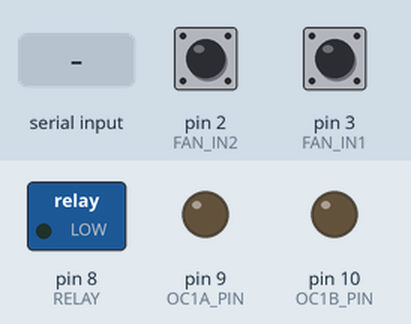
Bench run of a sketch on a simulated Arduino Uno, built with avr-gcc and run on an emulated ATmega328P. Parts: switched loads named in the sketch (green lamp = pin HIGH), output pins drawn as LEDs (lit = HIGH). Inputs (shaded band) come from the test bench; at power-on: pin 2 (FAN_IN2) HIGH, pin 3 (FAN_IN1) HIGH. What the sketch prints to the serial monitor is not drawn.

Above: at 7.2 s.
7.3 s: "<90,45,200>" received over Serial
At 8.5 s:
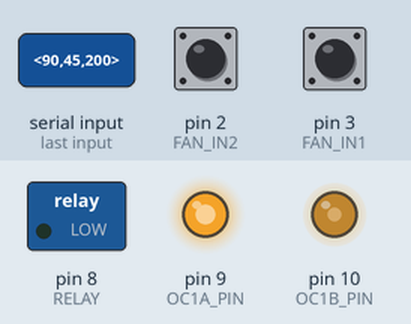
8.8 s: "<30,150>" received over Serial
At 9.7 s:
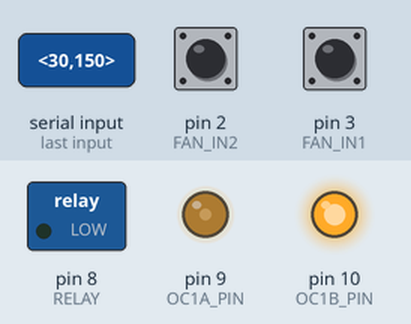
10.3 s: "<1>" received over Serial
At 10.7 s:
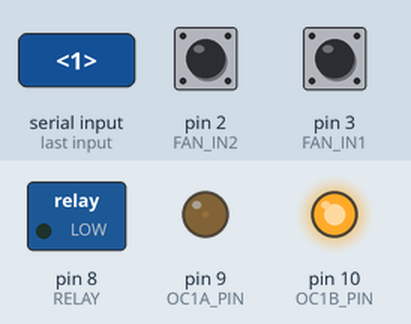
11.8 s: "<90>" received over Serial
At 13.0 s:
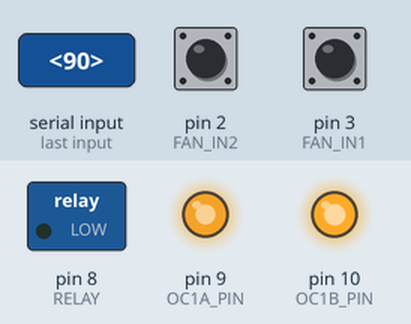
13.3 s: "<200>" received over Serial
At 14.2 s:
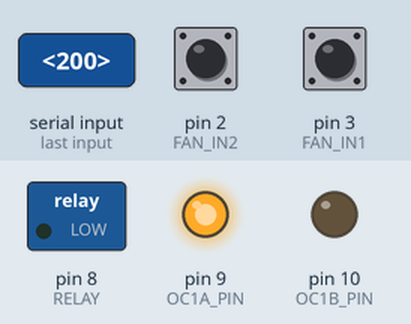
14.8 s: "<30,150,10>" received over Serial
At 15.4 s:
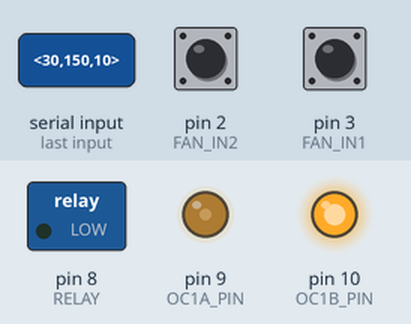
Timing chart, 0 to 17.3 s (numbered marks = the images above; inputs shaded):
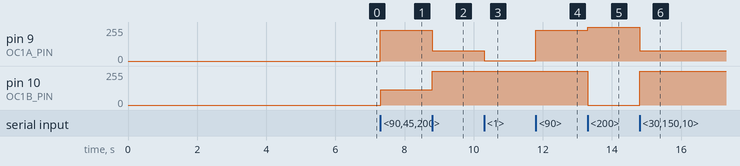

Measured:
- after the input at 7.3 s, pin 9 (OC1A_PIN): 0/255 → 230/255 at once; pin 10 (OC1B_PIN): 0/255 → 115/255 at once
- after the input at 8.8 s, pin 9 (OC1A_PIN): 230/255 → 77/255 at once; pin 10 (OC1B_PIN): 115/255 → 255/255 at once
- after the input at 10.3 s, pin 9 (OC1A_PIN): 77/255 → 2/255 at once
- after the input at 11.8 s, pin 9 (OC1A_PIN): 2/255 → 230/255 at once
- after the input at 13.3 s, pin 9 (OC1A_PIN): 230/255 → 255/255 at once; pin 10 (OC1B_PIN): 255/255 → 0/255 at once
- after the input at 14.8 s, pin 9 (OC1A_PIN): 255/255 → 77/255 at once; pin 10 (OC1B_PIN): 0/255 → 255/255 at once

The sketch:

Code_v4.ino
```cpp
// # Target project >>
// # Flow with Application Fan control with Python
// # Example:
// # > Arduino read Fan tacho convert to rpm value <
// # > rpm value send to PC(python) <
// # > PC read fan rpm value <
// # > User set target rpm example 2000 rpm <
// # > PC calcuted value of fan speed percentage to match target rpm via PID < bad result
// # > PC send value of fan speed percentage  to arduino <
// # > Arduino set rpm fan <
// # > LOOPBACK <

// Version 4

// Reminder use arduino Nano with Shield expension to reduce Tacho noise
// Using Arduino UNO need extra circuit to remove noise
// Depend the Fan that use

//Relay control def
int RELAY = 8;  // Relay to turn on Fan fix problem cannot upload program to arduino

//Fan control def
const byte OC1A_PIN = 9;         // Pwm top Fan
const byte OC1B_PIN = 10;        // Pwm bottom Fan
const word PWM_FREQ_HZ = 25000;  //Adjust this value to adjust the frequency (Frequency in HZ!) (Set currently to 25kHZ)
const word TCNT1_TOP = 16000000 / (2 * PWM_FREQ_HZ);

//Fan read def
const int FAN_IN1 = 3;  // Tach top Fan
const int FAN_IN2 = 2;  // Tach bottom Fan
unsigned long COUNT1 = 0;
unsigned long COUNT2 = 0;
unsigned long previousMillis = 0;
unsigned long RPM1;
unsigned long RPM2;

// Set fan Speed def
int FAN_SPEED1 = 0;  // Target speed top Fan
int FAN_SPEED2 = 0;  // Target speed Bottom Fan

//
const byte numChars = 32;
char receivedChars[numChars];
boolean newData = false;

////////////////////////////////
// char mystring[] = "20,0,10,25,1010";
char tempChars[sizeof(receivedChars)];
char *strings[32];
char *ptr = NULL;
const char *delimiter = ",";
/////////////////////////////////
int new_speed1 = 13;
int new_speed2 = 13;

void setup() {
  delay(6000);  // 8 second delay for intialze arduino prevent fan 100% speed

  //Setup relay control
  pinMode(RELAY, OUTPUT);

  //Setup setup fan control
  pinMode(OC1A_PIN, OUTPUT);
  pinMode(OC1B_PIN, OUTPUT);
  // Clear Timer1 control and count registers
  TCCR1A = 0;
  TCCR1B = 0;
  TCNT1 = 0;
  // Set Timer1 configuration
  // COM1A(1:0) = 0b10   (Output A clear rising/set falling)
  // COM1B(1:0) = 0b00   (Output B normal operation)
  // WGM(13:10) = 0b1010 (Phase correct PWM)
  // ICNC1      = 0b0    (Input capture noise canceler disabled)
  // ICES1      = 0b0    (Input capture edge select disabled)
  // CS(12:10)  = 0b001  (Input clock select = clock/1)
  TCCR1A |= (1 << COM1A1) | (1 << COM1B1) | (1 << WGM11);
  TCCR1B |= (1 << WGM13) | (1 << CS10);
  ICR1 = TCNT1_TOP;
  OCR1A = 0;
  OCR1B = 0;

  //Setup for tach sensor
  pinMode(FAN_IN1, INPUT_PULLUP);
  pinMode(FAN_IN2, INPUT_PULLUP);
  attachInterrupt(digitalPinToInterrupt(FAN_IN1), COUNTER1, RISING);
  attachInterrupt(digitalPinToInterrupt(FAN_IN2), COUNTER2, RISING);

  Serial.begin(9600);
  Serial.setTimeout(0.1);
}

void loop() {

  // Set Fan speed

  FAN_SPEED1 = new_speed1;
  FAN_SPEED2 = new_speed2;
  // FAN_SPEED1 = 13;
  // FAN_SPEED2 = 13;

  setPwmDuty(FAN_SPEED1, 1);
  setPwmDuty(FAN_SPEED2, 2);

  // Turn on relay to turn FAN
  digitalWrite(RELAY, LOW);

  // Read RPM of Fan
  unsigned long currentMillis = millis();
  if (currentMillis - previousMillis > 1000) {
    previousMillis = currentMillis;
    RPM1 = COUNT1 * 30;
    RPM2 = COUNT2 * 30;
    COUNT1 = 0;
    COUNT2 = 0;
  }

  recvWithStartEndMarkers();
  replyToPython();
  ////////////////////////////
  byte index = 0;
  // strcpy(tempChars, mystring);  // **** copy array to preserve original
  strcpy(tempChars, receivedChars);  // **** copy array to preserve original

  ptr = strtok(tempChars, delimiter);

  while (ptr != NULL) {
    strings[index] = ptr;
    index++;

    ptr = strtok(NULL, delimiter);
  }
  new_speed1 = atoi(strings[0]);
  new_speed2 = atoi(strings[1]);
  // Serial.println(index);
  // for (int n = 0; n < index; n++) {
  //   // Serial.println(strings[n]);
  // }
  // Serial.println(strings[0]);
  //////////////////////////////////////////
}

void COUNTER1() {
  ++COUNT1;
}
void COUNTER2() {
  ++COUNT2;
}
void setPwmDuty(byte duty, int set) {
  if (set == 1) {
    OCR1A = (word)(duty * TCNT1_TOP) / 100;
  } else if (set == 2) {
    OCR1B = (word)(duty * TCNT1_TOP) / 100;
  }
}
void recvWithStartEndMarkers() {
  static boolean recvInProgress = false;
  static byte ndx = 0;
  char startMarker = '<';
  char endMarker = '>';
  char rc;

  while (Serial.available() > 0 && newData == false) {
    rc = Serial.read();

    if (recvInProgress == true) {
      if (rc != endMarker) {
        receivedChars[ndx] = rc;
        ndx++;
        if (ndx >= numChars) {
          ndx = numChars - 1;
        }
      } else {
        receivedChars[ndx] = '\0';  // terminate the string
        recvInProgress = false;
        ndx = 0;
        newData = true;
      }
    }

    else if (rc == startMarker) {
      recvInProgress = true;
    }
  }
}
void replyToPython() {
  if (newData == true) {
    newData = false;
    //Serial Output for PC communication
    // Serial.print(COUNT1);
    // Serial.print(" ");
    // Serial.print(COUNT2);
    // Serial.print(" ");
    Serial.print(RPM1);
    Serial.print(",");
    Serial.print(RPM2);
    Serial.print(",<");
    Serial.print(receivedChars);
    Serial.print(">,");
    ///////////////////////
    // Serial.print(strings[0]);
    // Serial.print(",");
    // Serial.print(strings[1]);
    ///////////////////////
    Serial.print(new_speed1);
    Serial.print(",");
    Serial.print(new_speed2);
  }
}
```
